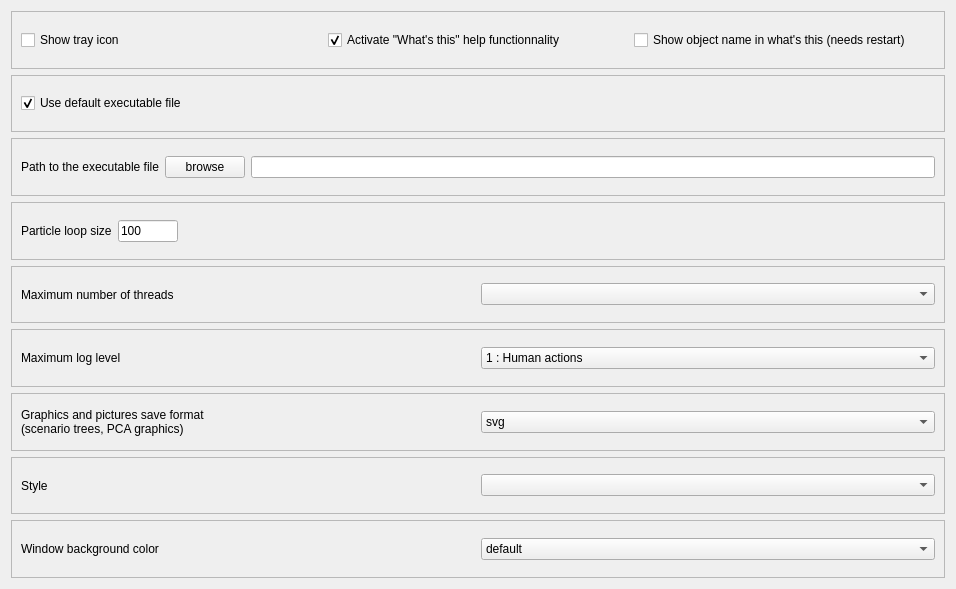
          <widget class="QWidget" name="scrollAreaWidgetContents">
           <property name="geometry">
            <rect>
             <x>0</x>
             <y>0</y>
             <width>956</width>
             <height>589</height>
            </rect>
           </property>
           <layout class="QVBoxLayout" name="verticalLayout_3">
            <item>
             <widget class="QFrame" name="frame_7">
              <property name="frameShape">
               <enum>QFrame::StyledPanel</enum>
              </property>
              <property name="frameShadow">
               <enum>QFrame::Raised</enum>
              </property>
              <layout class="QHBoxLayout" name="horizontalLayout_7">
               <item>
                <widget class="QCheckBox" name="trayIconCheck">
                 <property name="text">
                  <string>Show tray icon</string>
                 </property>
                </widget>
               </item>
               <item>
                <widget class="QCheckBox" name="wtCheck">
                 <property name="text">
                  <string>Activate &quot;What's this&quot; help functionnality</string>
                 </property>
                 <property name="checked">
                  <bool>true</bool>
                 </property>
                </widget>
               </item>
               <item>
                <widget class="QCheckBox" name="whatsThisDebugCheck">
                 <property name="text">
                  <string>Show object name in what's this (needs restart)</string>
                 </property>
                </widget>
               </item>
              </layout>
             </widget>
            </item>
            <item>
             <widget class="QFrame" name="frame_5">
              <property name="frameShape">
               <enum>QFrame::StyledPanel</enum>
              </property>
              <property name="frameShadow">
               <enum>QFrame::Raised</enum>
              </property>
              <layout class="QHBoxLayout" name="horizontalLayout_5">
               <item>
                <widget class="QCheckBox" name="useDefaultExeCheck">
                 <property name="text">
                  <string>Use default executable file</string>
                 </property>
                 <property name="checked">
                  <bool>true</bool>
                 </property>
                </widget>
               </item>
              </layout>
             </widget>
            </item>
            <item>
             <widget class="QFrame" name="frame_3">
              <property name="frameShape">
               <enum>QFrame::StyledPanel</enum>
              </property>
              <property name="frameShadow">
               <enum>QFrame::Raised</enum>
              </property>
              <layout class="QHBoxLayout" name="horizontalLayout_3">
               <item>
                <widget class="QLabel" name="label_5">
                 <property name="text">
                  <string>Path to the executable file</string>
                 </property>
                </widget>
               </item>
               <item>
                <widget class="QPushButton" name="execBrowseButton">
                 <property name="text">
                  <string>browse</string>
                 </property>
                </widget>
               </item>
               <item>
                <widget class="QLineEdit" name="execPathEdit"/>
               </item>
              </layout>
             </widget>
            </item>
            <item>
             <widget class="QFrame" name="frame_8">
              <property name="frameShape">
               <enum>QFrame::StyledPanel</enum>
              </property>
              <property name="frameShadow">
               <enum>QFrame::Raised</enum>
              </property>
              <layout class="QHBoxLayout" name="horizontalLayout_8">
               <item>
                <widget class="QLabel" name="label_8">
                 <property name="text">
                  <string>Particle loop size</string>
                 </property>
                </widget>
               </item>
               <item>
                <widget class="QLineEdit" name="particleLoopSizeEdit">
                 <property name="minimumSize">
                  <size>
                   <width>60</width>
                   <height>0</height>
                  </size>
                 </property>
                 <property name="maximumSize">
                  <size>
                   <width>60</width>
                   <height>16777215</height>
                  </size>
                 </property>
                 <property name="text">
                  <string>100</string>
                 </property>
                </widget>
               </item>
               <item>
                <spacer name="horizontalSpacer_16">
                 <property name="orientation">
                  <enum>Qt::Horizontal</enum>
                 </property>
                 <property name="sizeHint" stdset="0">
                  <size>
                   <width>40</width>
                   <height>20</height>
                  </size>
                 </property>
                </spacer>
               </item>
              </layout>
             </widget>
            </item>
            <item>
             <widget class="QFrame" name="frame_6">
              <property name="frameShape">
               <enum>QFrame::StyledPanel</enum>
              </property>
              <property name="frameShadow">
               <enum>QFrame::Raised</enum>
              </property>
              <layout class="QHBoxLayout" name="horizontalLayout_6">
               <item>
                <widget class="QLabel" name="label_7">
                 <property name="text">
                  <string>Maximum number of threads</string>
                 </property>
                </widget>
               </item>
               <item>
                <widget class="QComboBox" name="maxThreadCombo"/>
               </item>
              </layout>
             </widget>
            </item>
            <item>
             <widget class="QFrame" name="frame_9">
              <property name="frameShape">
               <enum>QFrame::StyledPanel</enum>
              </property>
              <property name="frameShadow">
               <enum>QFrame::Raised</enum>
              </property>
              <layout class="QHBoxLayout" name="horizontalLayout_9">
               <item>
                <widget class="QLabel" name="label_9">
                 <property name="text">
                  <string>Maximum log level</string>
                 </property>
                </widget>
               </item>
               <item>
                <widget class="QComboBox" name="maxLogLvlCombo">
                 <item>
                  <property name="text">
                   <string>1 : Human actions</string>
                  </property>
                 </item>
                 <item>
                  <property name="text">
                   <string>2 : High level actions (file read, checks...)</string>
                  </property>
                 </item>
                 <item>
                  <property name="text">
                   <string>3 : Small actions</string>
                  </property>
                 </item>
                 <item>
                  <property name="text">
                   <string>4 : Details</string>
                  </property>
                 </item>
                </widget>
               </item>
              </layout>
             </widget>
            </item>
            <item>
             <widget class="QFrame" name="frame">
              <property name="frameShape">
               <enum>QFrame::StyledPanel</enum>
              </property>
              <property name="frameShadow">
               <enum>QFrame::Raised</enum>
              </property>
              <layout class="QHBoxLayout" name="horizontalLayout">
               <item>
                <widget class="QLabel" name="label_3">
                 <property name="text">
                  <string>Graphics and pictures save format
(scenario trees, PCA graphics)</string>
                 </property>
                </widget>
               </item>
               <item>
                <widget class="QComboBox" name="formatCombo">
                 <item>
                  <property name="text">
                   <string>svg</string>
                  </property>
                 </item>
                 <item>
                  <property name="text">
                   <string>pdf</string>
                  </property>
                 </item>
                 <item>
                  <property name="text">
                   <string>jpg</string>
                  </property>
                 </item>
                 <item>
                  <property name="text">
                   <string>png</string>
                  </property>
                 </item>
                </widget>
               </item>
              </layout>
             </widget>
            </item>
            <item>
             <widget class="QFrame" name="frame_2">
              <property name="frameShape">
               <enum>QFrame::StyledPanel</enum>
              </property>
              <property name="frameShadow">
               <enum>QFrame::Raised</enum>
              </property>
              <layout class="QHBoxLayout" name="horizontalLayout_2">
               <item>
                <widget class="QLabel" name="label_4">
                 <property name="text">
                  <string>Style</string>
                 </property>
                </widget>
               </item>
               <item>
                <widget class="QComboBox" name="styleCombo"/>
               </item>
              </layout>
             </widget>
            </item>
            <item>
             <widget class="QFrame" name="frame_4">
              <property name="frameShape">
               <enum>QFrame::StyledPanel</enum>
              </property>
              <property name="frameShadow">
               <enum>QFrame::Raised</enum>
              </property>
              <layout class="QHBoxLayout" name="horizontalLayout_4">
               <item>
                <widget class="QLabel" name="label_6">
                 <property name="text">
                  <string>Window background color</string>
                 </property>
                </widget>
               </item>
               <item>
                <widget class="QComboBox" name="bgColorCombo">
                 <item>
                  <property name="text">
                   <string>default</string>
                  </property>
                 </item>
                 <item>
                  <property name="text">
                   <string>grey</string>
                  </property>
                 </item>
                 <item>
                  <property name="text">
                   <string>blue</string>
                  </property>
                 </item>
                 <item>
                  <property name="text">
                   <string>pink</string>
                  </property>
                 </item>
                 <item>
                  <property name="text">
                   <string>red</string>
                  </property>
                 </item>
                 <item>
                  <property name="text">
                   <string>green</string>
                  </property>
                 </item>
                 <item>
                  <property name="text">
                   <string>yellow</string>
                  </property>
                 </item>
                 <item>
                  <property name="text">
                   <string>white</string>
                  </property>
                 </item>
                </widget>
               </item>
              </layout>
             </widget>
            </item>
           </layout>
          </widget>
